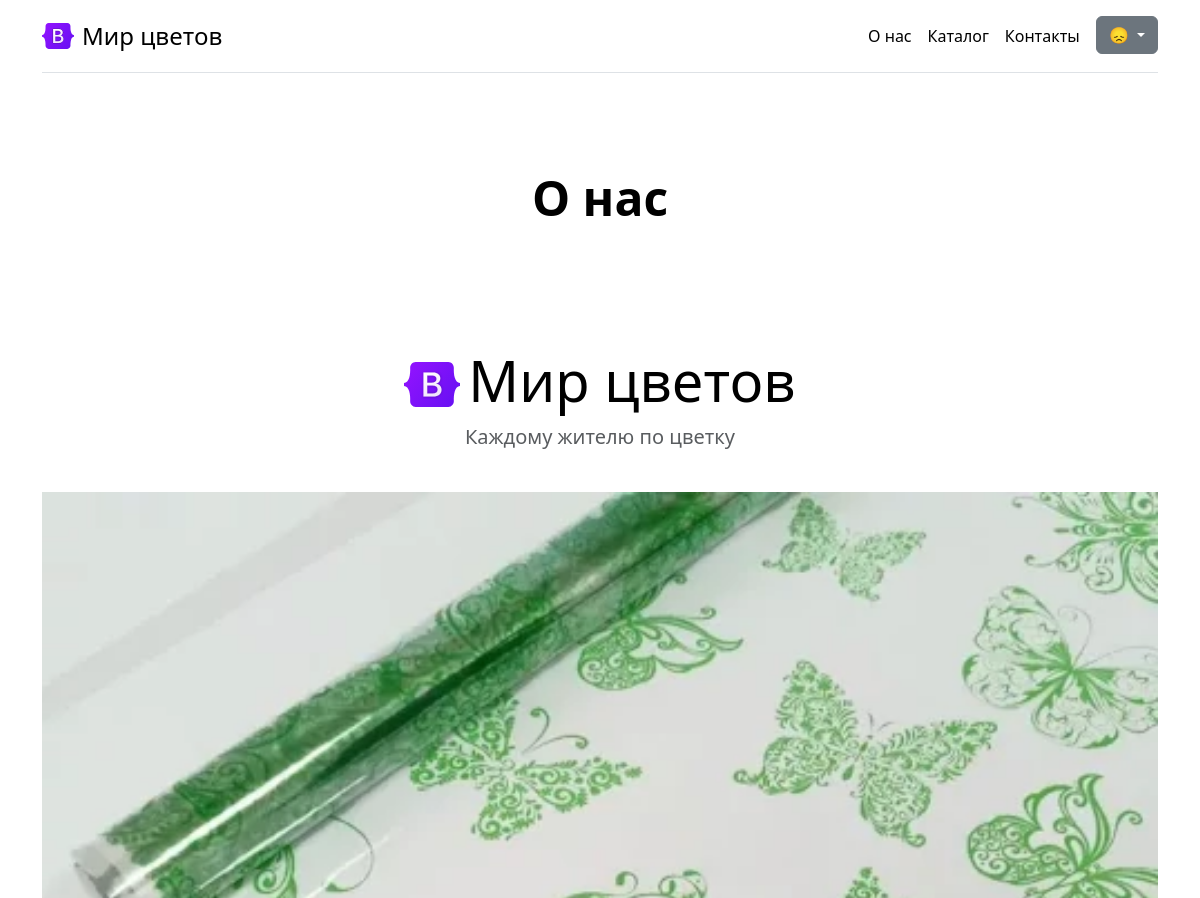
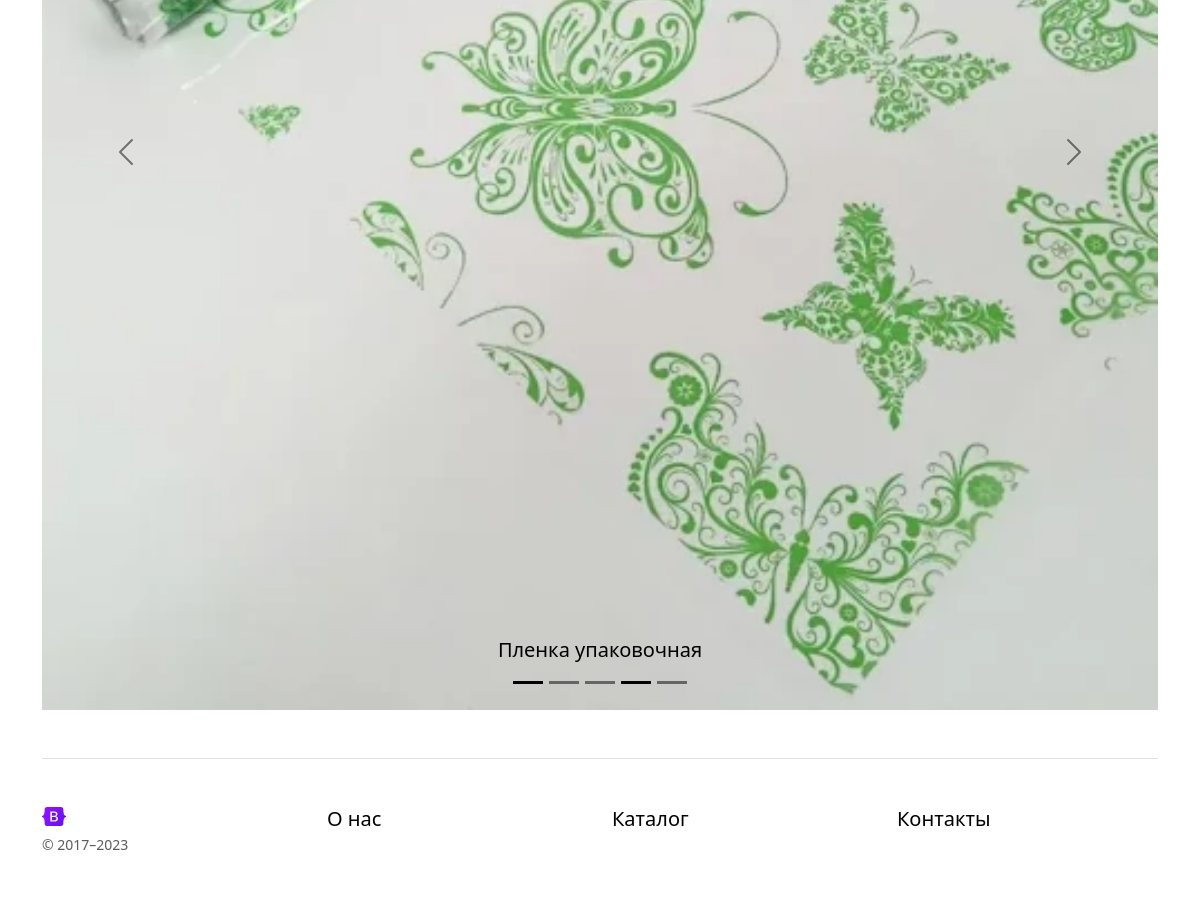
Page /about/ on the earlier database version (2 pictures, top to bottom).
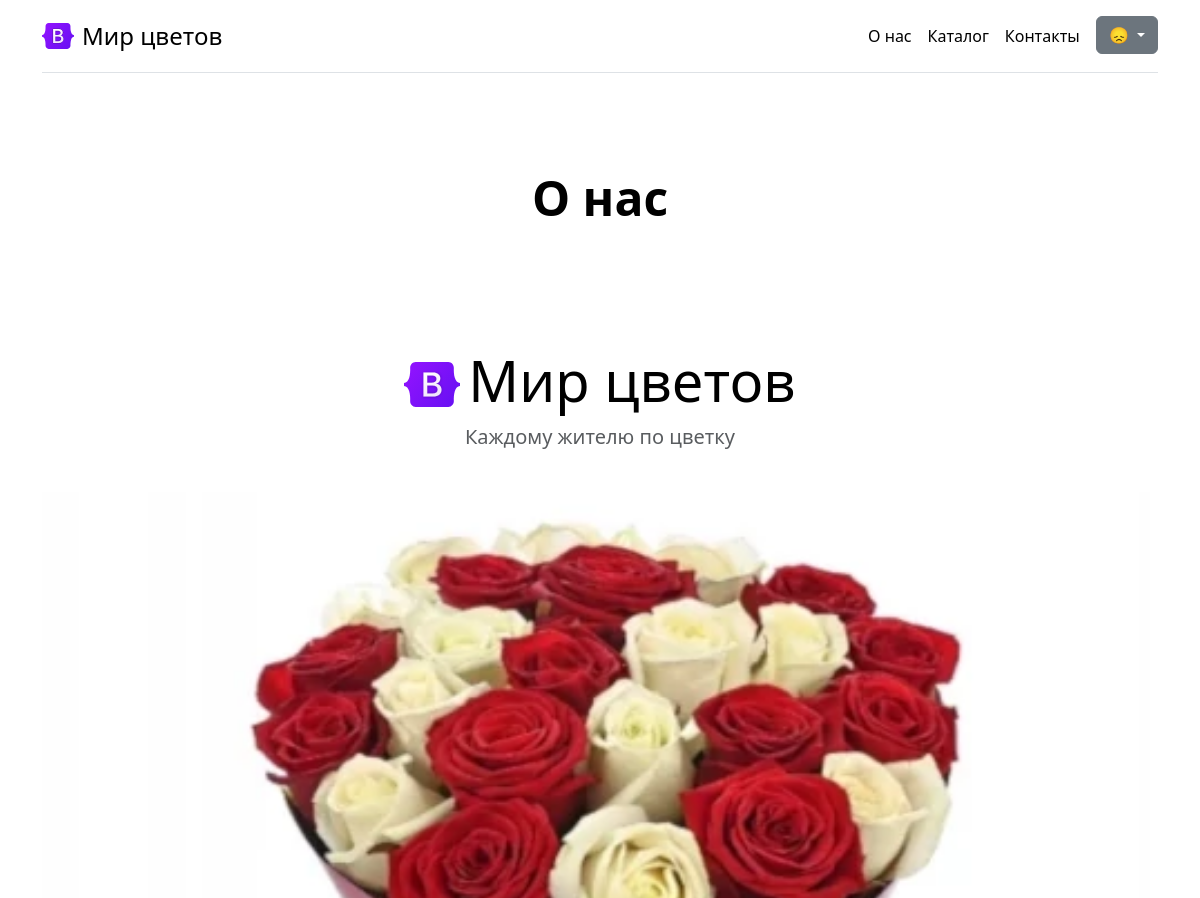
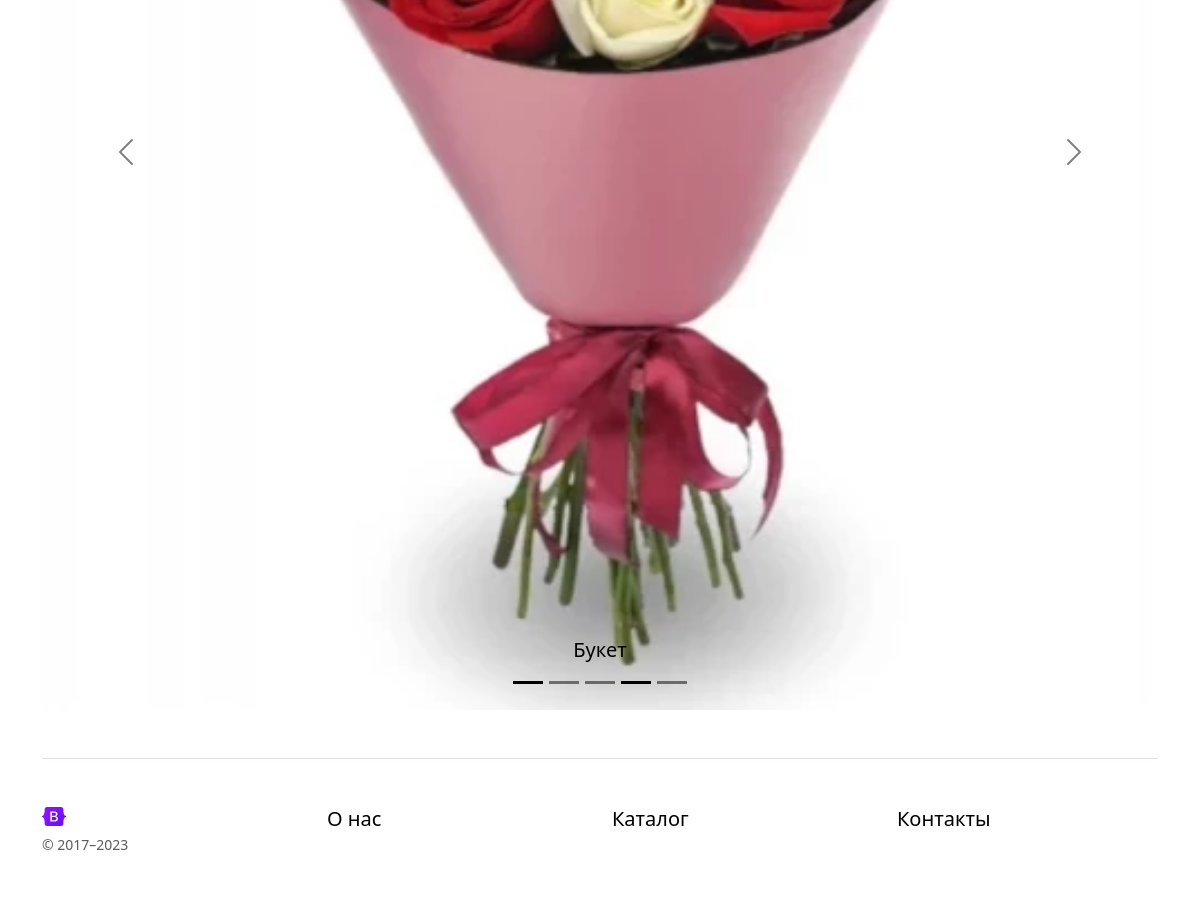
Same page on the later database version (2 pictures, top to bottom).
### goods/models.py (models this page shows, shortened)
class Goods(NameMixin, models.Model):
    objects = models.Manager() # По умолчанию. Нужен для админки.
    in_stock = GoodsManager()
    added = models.DateTimeField(auto_now_add=True,
                                 verbose_name="Дата добавления")
    photo = models.ImageField(verbose_name="Фото")
    price = models.DecimalField(max_digits=10,
                                decimal_places=2,
                                verbose_name="Цена")
    origin = models.ForeignKey(
        "Country",
        on_delete=models.CASCADE,
        verbose_name="Страна-производитель",
    )
    color = models.ForeignKey(
        "Color",
        on_delete=models.CASCADE,
        verbose_name="Цвет",
    )
    category = models.ForeignKey(
        "Category",
        on_delete=models.CASCADE,
        verbose_name="Категория / Вид товара",
    )
    stock = models.PositiveIntegerField(default=0, null=False, blank=False, verbose_name="Остаток товара")
    class Meta:
        verbose_name = "Товар"
        verbose_name_plural = "Товары"

### companies/views.py (the view)
# urls.py: path('about/', AboutCompanyView.as_view(), name="about"),
class AboutCompanyView(TemplateView):
    template_name = "companies/about.html"
    def get_context_data(self, **kwargs):
        context = super().get_context_data(**kwargs)
        context["object_list"] = Goods.in_stock.all()[:5]
        return context

### goods/models.py (called while the page is built)
    def get_queryset(self):
        return super().get_queryset().filter(stock__gte=1).order_by("-added")

### companies/templates/companies/about.html
{% extends "general/parts/base.html" %}
{% load static %}
{% block content %}
{% include 'general/parts/h.html' with h='О нас' %}
<div class="pricing-header p-3 pb-md-4 mx-auto text-center">
    <h1 class="display-4 fw-normal text-body-emphasis"><img class="me-2 pb-1" style="width: 1em;"
                                                            src="{% static 'companies/img/logo.svg' %}" alt="Лого">Мир
        цветов</h1>
    <p class="fs-5 text-body-secondary">Каждому жителю по цветку</p>
</div>
{% include 'companies/slider.html' %}
{% endblock %}

### companies/templates/companies/slider.html (shortened to what this page needs)
<div id="carouselExampleDark" class="carousel carousel-dark slide" data-bs-ride="carousel">
  <div class="carousel-indicators">
    <button type="button" data-bs-target="#carouselExampleDark" data-bs-slide-to="0" class="active" aria-current="true" aria-label="Slide 1"></button>
    <button type="button" data-bs-target="#carouselExampleDark" data-bs-slide-to="1" aria-label="Slide 2"></button>
    <button type="button" data-bs-target="#carouselExampleDark" data-bs-slide-to="2" aria-label="Slide 3"></button>
    <button type="button" data-bs-target="#carouselExampleDark" data-bs-slide-to="3" class="active" aria-current="true" aria-label="Slide 4"></button>
    <button type="button" data-bs-target="#carouselExampleDark" data-bs-slide-to="4" aria-label="Slide 5"></button>
  </div>
  <div class="carousel-inner">
    {% for obj in object_list %}
    <div class="carousel-item {% if forloop.first %}active{% endif %}" data-bs-interval="10000">
      <img src="{{ obj.photo.url }}" class="d-block w-100" alt="{{ obj.name }}">
      <div class="carousel-caption d-none d-md-block">
        <h5>{{ obj.name }}</h5>
      </div>
    </div>
    {% endfor %}
  </div>
  <button class="carousel-control-prev" type="button" data-bs-target="#carouselExampleDark" data-bs-slide="prev">
    <span class="carousel-control-prev-icon" aria-hidden="true"></span>
  </button>
  <button class="carousel-control-next" type="button" data-bs-target="#carouselExampleDark" data-bs-slide="next">
    <span class="carousel-control-next-icon" aria-hidden="true"></span>
  </button>
</div>

Differences in the rows shown:
removed Goods: photo (picture), name "Пленка упаковочная"
now on this page (row edited): Goods: photo (picture), name "Букет"
